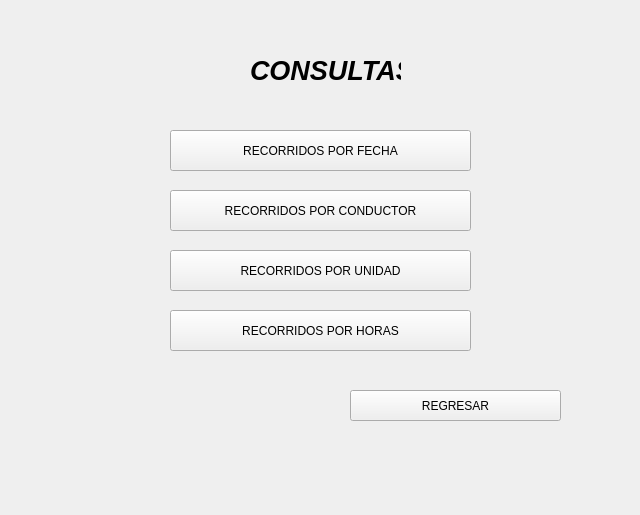
<?xml version="1.0" encoding="UTF-8"?>
<ui version="4.0">
 <class>Form</class>
 <widget class="QWidget" name="Form">
  <property name="geometry">
   <rect>
    <x>0</x>
    <y>0</y>
    <width>640</width>
    <height>515</height>
   </rect>
  </property>
  <property name="windowTitle">
   <string>Form</string>
  </property>
  <widget class="QLabel" name="labelConsultas">
   <property name="geometry">
    <rect>
     <x>250</x>
     <y>60</y>
     <width>151</width>
     <height>20</height>
    </rect>
   </property>
   <property name="font">
    <font>
     <pointsize>20</pointsize>
     <weight>75</weight>
     <italic>true</italic>
     <bold>true</bold>
    </font>
   </property>
   <property name="text">
    <string>CONSULTAS</string>
   </property>
  </widget>
  <widget class="QPushButton" name="bRecorridoFecha">
   <property name="geometry">
    <rect>
     <x>170</x>
     <y>130</y>
     <width>301</width>
     <height>41</height>
    </rect>
   </property>
   <property name="text">
    <string>RECORRIDOS POR FECHA</string>
   </property>
  </widget>
  <widget class="QPushButton" name="bRecorridoConductor">
   <property name="geometry">
    <rect>
     <x>170</x>
     <y>190</y>
     <width>301</width>
     <height>41</height>
    </rect>
   </property>
   <property name="text">
    <string>RECORRIDOS POR CONDUCTOR</string>
   </property>
  </widget>
  <widget class="QPushButton" name="RecorridoUnidad">
   <property name="geometry">
    <rect>
     <x>170</x>
     <y>250</y>
     <width>301</width>
     <height>41</height>
    </rect>
   </property>
   <property name="text">
    <string>RECORRIDOS POR UNIDAD</string>
   </property>
  </widget>
  <widget class="QPushButton" name="bRecorridoHoras">
   <property name="geometry">
    <rect>
     <x>170</x>
     <y>310</y>
     <width>301</width>
     <height>41</height>
    </rect>
   </property>
   <property name="text">
    <string>RECORRIDOS POR HORAS</string>
   </property>
  </widget>
  <widget class="QPushButton" name="bRegresar">
   <property name="geometry">
    <rect>
     <x>350</x>
     <y>390</y>
     <width>211</width>
     <height>31</height>
    </rect>
   </property>
   <property name="text">
    <string>REGRESAR</string>
   </property>
  </widget>
 </widget>
 <resources/>
 <connections/>
</ui>
